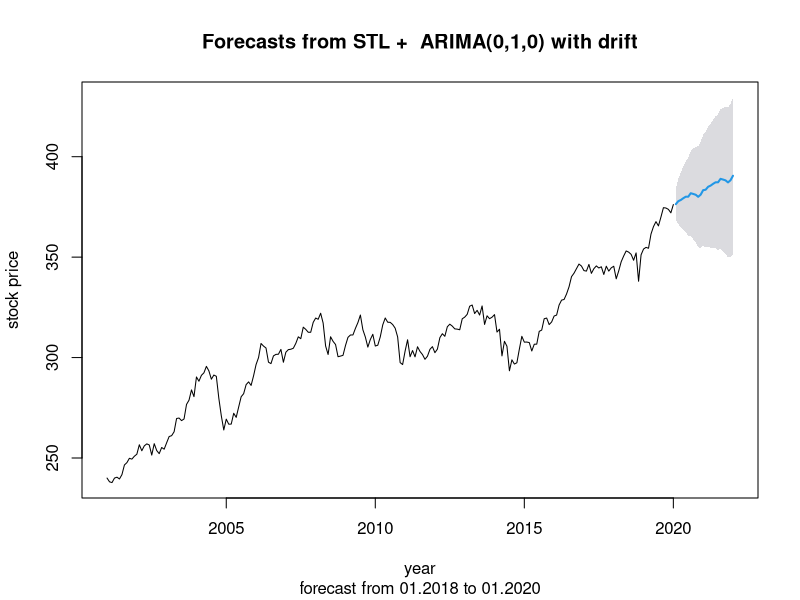

Reproduce this figure in R.
# arima
#
library(ggplot2)
library(forecast)
library(tseries)
#
dji.prices <- read.csv(file.path('data', 'DJI.csv'), stringsAsFactors = FALSE)
#
dji.ts <- ts(rev(dji.prices[,5]), start=c(2001,1), end=(c(2020,1)), freq=12)
dji.ts.long <- ts(rev(dji.prices[,5]), start=c(2001,1), freq=12)
#plot(dji.ts)
#plot(dji.ts.long)
#
dji.data <- data.frame(closing = dji.ts, lclosing = log(dji.ts))
dji.stl <- stl(dji.data$closing, s.window = "periodic")
dji.f <- forecast(dji.stl, method="arima", h=24, level=95)
plot(dji.f, ylab="stock price", xlab="year", sub="forecast from 01.2018 to 01.2020")
#
